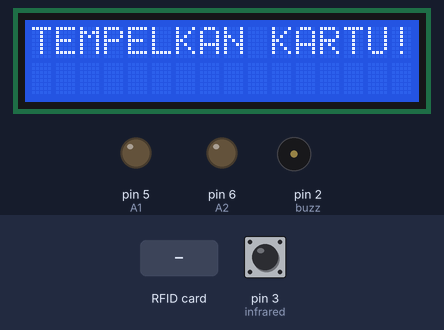
Bench run of a sketch on a simulated Arduino Uno, built with avr-gcc and run on an emulated ATmega328P. Shown: 16×2 character LCD, output pins drawn as LEDs (lit = HIGH), buzzer (waves = sounding, pin HIGH). Inputs (shaded band) come from the test bench; at power-on: pin 3 (infrared) HIGH. Pins used as bus, display or sensor lines are not drawn; what the sketch prints to the serial monitor is not drawn.

Above: at 1.7 s.
1.8 s: RFID card 5E 7A 19 C4 held to the reader
At 2.8 s:
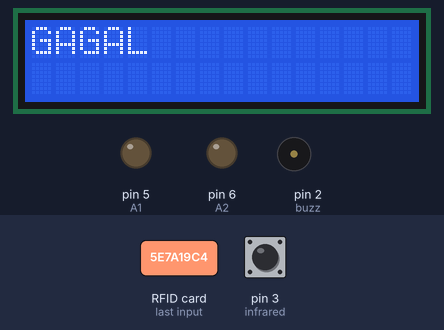
At 4.0 s:
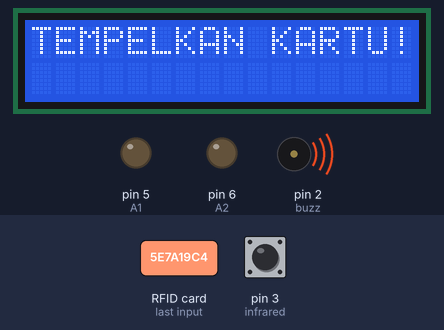
Timing chart, 0 to 5.7 s (numbered marks = the images above; inputs shaded):
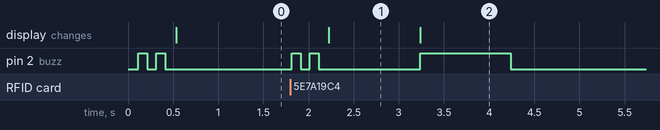

Measured:
- after the input at 1.8 s, pin 2 (buzz): goes HIGH 0.10 s, LOW 0.10 s, HIGH 0.10 s, LOW 1.1 s, HIGH 1.0 s, then LOW, starting at once; the display: changes after 0.42 s (image 1)
- what the display in image 1 shows lasts 1.0 s, from 2.2 s to 3.2 s

The sketch:

RFID_IR_LCD_MotorDC.ino
```cpp
#include<SPI.h>
#include<MFRC522.h>
#include <LiquidCrystal_I2C.h>

String uidString;

int buzz=2;
int infrared=3;
int kunci=0;
int incomingByte=0;
int input=0;

#define SS_PIN 10
#define RST_PIN 9
#define A1 5 // Motor A pins
#define A2 6

MFRC522 mfrc522(SS_PIN, RST_PIN);  //Create MRFC522 Instance
LiquidCrystal_I2C lcd(0x27, 16, 2);

void setup() {
  Serial.begin(9600); //baudrate yang digunakan untuk komunikasi microcontroller dengan komputer
  lcd.begin();
  pinMode(buzz,OUTPUT);
  pinMode(infrared,INPUT);
  pinMode(A1,OUTPUT);
  pinMode(A2,OUTPUT);
  digitalWrite(A1,LOW);
  digitalWrite(A2,LOW);

  SPI.begin();
  mfrc522.PCD_Init();
  bunyibuzzoke();
  lcd.clear();
  lcd.setCursor(0,0); lcd.print("TEMPELKAN KARTU!");

}

void loop() {
  int bacaIR=digitalRead(infrared);

  if(mfrc522.PICC_IsNewCardPresent() and kunci==0){
  readRFID();
  Serial.print("tag UID; ");
  Serial.println(uidString);
  if(uidString=="CA-0-E7-80"){
  kunci=1;
  lcd.clear();
  lcd.setCursor(0,0); lcd.print("BERHASIL");
  delay(1000);
  lcd.setCursor(0,0); lcd.print("Silahkan Masuk!");
  delay(1000);
  lcd.clear();
  lcd.setCursor(0,0); lcd.print("PALANG DIBUKA");
  forward();
  bunyibuzzoke();
  }else{
  kunci=0;
  lcd.clear();
  lcd.setCursor(0,0); lcd.print("GAGAL");
  delay(1000);
  lcd.setCursor(0,0); lcd.print("TEMPELKAN KARTU!");
  bunyibuzzgagal();
  }
  }

if(bacaIR==0 && kunci==1){
  kunci=0;
  bunyibuzzoke();
  lcd.clear();
  lcd.setCursor(0,0); lcd.print("SUDAH MASUK");
  delay(500);
  lcd.clear();
  lcd.setCursor(0,0); lcd.print("PALANG DITUTUP");
  delay(500);
  lcd.clear();
  backward();
  lcd.setCursor(0,0); lcd.print("TEMPELKAN KARTU!");
}
}


void readRFID(){
  mfrc522.PICC_ReadCardSerial();
  //Sound the buzzer when a card is read
  bunyibuzzoke();
  //
  uidString=String(mfrc522.uid.uidByte[0],HEX)+"-"+
  String(mfrc522.uid.uidByte[1],HEX)+"-"+
  String(mfrc522.uid.uidByte[2],HEX)+"-"+
  String(mfrc522.uid.uidByte[3],HEX);
  uidString.toUpperCase();
}

void bunyibuzzoke(){
  digitalWrite(buzz,HIGH);
  delay(100);
  digitalWrite(buzz,LOW);
  delay(100);
  digitalWrite(buzz,HIGH);
  delay(100);
  digitalWrite(buzz,LOW);
  delay(100);
}

void bunyibuzzgagal(){
  digitalWrite(buzz,HIGH);
  delay(1000);
  digitalWrite(buzz,LOW);
  delay(100);
}

void forward() { //function of forward
 digitalWrite(A1,90);
 delay(80);
 Stop();
}
void backward() { //function of backward
 digitalWrite(A2,90);
 delay(80);
 Stop();

}
void Stop() { //function of stop
 digitalWrite(A1, LOW);
 digitalWrite(A2, LOW);
}
```
